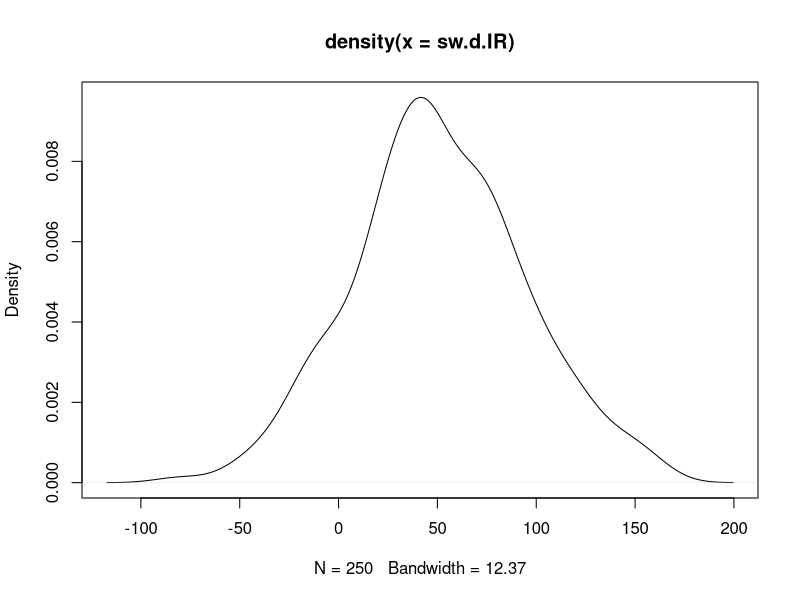
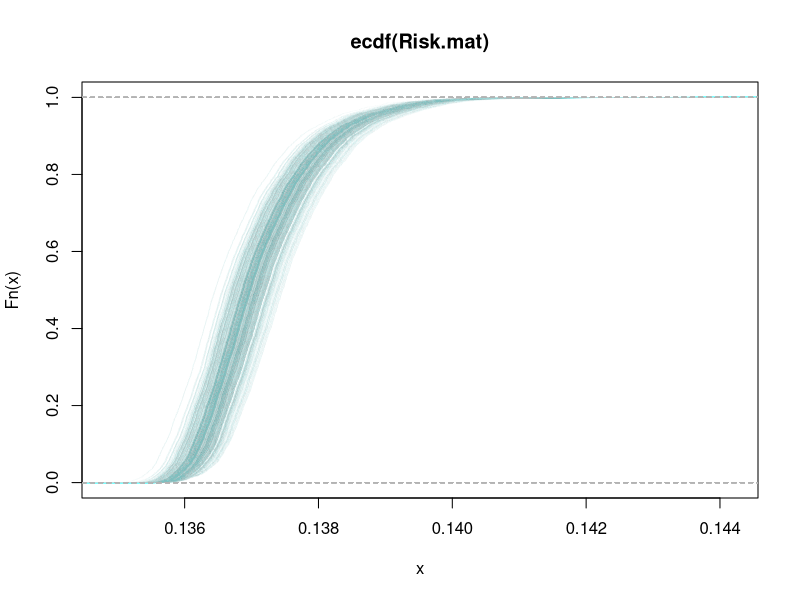

The R source for these figures, in order: (Note: this script raises an error after producing the figures.)
# A 2-D Monte Carlo simulation for the daily microbial exposure from drinking
# water consumption, swimming in surface water, and shellfish consumption
# for Example 6.18 from Quantitative Microbial Risk Assessment, 2nd Edition
# by Charles N. Haas, Joan B. Rose, and Charles P. Gerba. (Wiley, 2014).

# Copyright (c) Jane Pouzou
# License: CC BY-SA 4.0 - https://creativecommons.org/licenses/by-sa/4.0/

# ---------------------------------------------------------------------
# Perform a 2-D Monte Carlo simulation
# ---------------------------------------------------------------------

# ----------------
# Clear workspace
# ----------------

# Clear the workspace, unless you are running in knitr context.
if (!isTRUE(getOption('knitr.in.progress'))) {
    closeAllConnections()
    rm(list = ls())
}

# ------------
# Set options
# ------------

# Set display options for use with the print() function.
options(digits = 5)

# -----------------
# Define variables
# -----------------

# Define the deterministic factors.
shellfish.viral.load <- 1  # Shellfish viral loading (viruses/g)
dw.viral.load <- 0.001     # Drinking water viral loading (viruses/L)
shellfish.cons.g <- 0.135  # Shellfish consumption (viruses/day)
sw.viral.load <- 0.1       # Swimming in surface water viral loading (viruses/L)
sw.frequency <- 7          # Swimming frequency (swims/year)

# Define an integer to use when setting the seed of the random number generator.
seed <- 1

# Define an empty matrix to hold the simulation results.
Risk.mat <- matrix(as.numeric(NA), nrow = 5000, ncol = 250)

# -----------------
# Define functions
# -----------------

# Define a function to calculate estimated exposure risk.
Risk.fcn <- function(shellfish.vl, shellfish.cons.g, water.cons.L, dw.vl, 
                     sw.vl, sw.daily.IR, sw.duration, sw.frequency) {
    ((shellfish.vl * shellfish.cons.g) + (water.cons.L * dw.vl) + 
         ((sw.vl * (sw.daily.IR * sw.duration * sw.frequency)) / 365 / 1000))
}

# ------------------------
# Run a 2-D MC simulation
# ------------------------

# Generate 250 random samples from a normal distribution to estimate 
# ingestion rate (IR) in mL of surface water. The standard deviation 
# value of 45 used here is a fictitious example.
set.seed(seed)
sw.d.IR <- rnorm(250, mean = 50, sd = 45)

# Plot the kernel density estimates for surface water.
plot(density(sw.d.IR))

# Run 250 iterations of a 5000-sample simulation.
for (i in 1:250) {
    # Generate 5000 random samples from a log-normal distribution to estimate 
    # exposure from consumption of drinking water (ml/day). Divide by 1000 
    # mL/L to get consumption in liters/day.  Values for meanlog and sdlog 
    # are from the QMRA textbook (Haas et al. 2014), page 216, Table 6.30.
    set.seed(seed)
    water.cons.L <- rlnorm(n = 5000, meanlog = 7.49, sdlog = 0.407) / 1000
    
    # Plot the kernel density estimates for drinking water.
    #plot(density(water.cons.L))  # Uncomment this if you want to see these.
    
    # Sample 5000 times from a discrete distribution of swim duration with 
    # assigned probabilities of each outcome. These values are hypothetical 
    # and are not found in the text, but are defined here to provide an 
    # example of sampling from a discrete distribution.
    set.seed(seed)
    swim.duration <- sample(x = c(0.5, 1, 2, 2.6), size = 5000, 
                            replace = TRUE, prob = c(0.1, 0.1, 0.2, 0.6))
    
    # Compute 5000 daily dose simulations and store as a vector in a matrix.
    Risk.mat[,i] <- sapply(1:5000, function(j) 
        # Define a function to calculate esimated microbial exposure risk.
        Risk.fcn(water.cons.L = water.cons.L[j],
                 sw.duration = swim.duration[j],
                 shellfish.vl = shellfish.viral.load,
                 dw.vl = dw.viral.load,
                 shellfish.cons.g = shellfish.cons.g,
                 sw.vl = sw.viral.load,
                 sw.daily.IR = sw.d.IR[i],
                 sw.frequency = sw.frequency))
}

# ------------------
# Summarize results
# ------------------

# Plot the empirical cumulative distribution for the first iteration.
plot(ecdf(Risk.mat[, 1]), col = "#ADD8E605", main = 'ecdf(Risk.mat)')

# Plot empirical cumulative distributions for additional iterations in blue.
for (j in 1:250) {
    plot(ecdf(Risk.mat[, j]), col = "#ADD8E605", add = TRUE)
}

# ---------------------------------------------------------------------
# Repeat the simulation with mc2d
# ---------------------------------------------------------------------

# There are multiple ways to run the 2-D simulation depending on the 
# desired output. We will use mc() and mcmodelcut() from the mc2d package.

# --------------
# Load packages
# --------------

# Define a function to conditionally install and load a package.
load.pkg <- function(pkg) {
    if (! suppressWarnings(require(pkg, character.only = TRUE)) ) {
        install.packages(pkg, repos = 'http://cran.r-project.org')
        library(pkg, character.only = TRUE, quietly = TRUE)
    }
}

# Load required packages, installing first if necessary.
suppressMessages(load.pkg("mc2d"))
suppressMessages(load.pkg("PBSmodelling"))  # For unpackList()
# Or use library() and take your chances...

# -----------------
# Define variables
# -----------------

# Define an integer to use when setting the seed of the random number generator.
seed <- 1

# Set the number of simulations in the variability dimension.
ndvar(5000)

# Set the number of simulations in the uncertainty dimension. 
ndunc(250)

# --------------------
# Define MC functions
# --------------------

# Define a function to create mcnode objects for use by mc() and mcmodelcut().
create_mcnode_objects <- function() {
    # Values from Example 6.18 from Quantitative Microbial Risk Assessment, 
    # 2nd Edition by Charles N. Haas, Joan B. Rose, and Charles P. Gerba. 
    # (Wiley, 2014), pp. 215-216. Other fictitious values are noted below.
    
    # Return a list of mcnode objects. (V = variability, U = uncertainty)
    return(list(
        # Shellfish viral loading (viruses/g):
        shellfish.vl = mcstoc(runif, type = "V", min = 1, max = 1),
        
        # Shellfish consumption (g/day):
        shellfish.cons.g = mcstoc(runif, type = "V", min = 0.135, max = 0.135),
        
        # Drinking water viral loading (viruses/L):
        dw.vl = mcstoc(runif, type = "V", min = 0.001, max = 0.001),
        
        # Drinking water consumption (L/day):
        dw.cons.L = mcstoc(rlnorm, type = "V", meanlog = 7.49, sdlog = 0.407, 
                           seed = seed) / 1000,
        
        # Swimming in surface water viral loading (viruses/L):
        sw.vl = mcstoc(runif, type = "V", min = 0.1, max = 0.1),
        
        # Swimming daily ingestion rate (mL/hour): fictitious sd = 45
        sw.daily.IR = mcstoc(rnorm, type = "U", mean = 50, sd = 45, 
                             seed = seed, rtrunc = TRUE, linf = 0),
        
        # Swimming duration (hours): fictitious discrete distribution
        sw.duration = mcstoc(rempiricalD, type = "V", 
                             values = c(0.5, 1, 2, 2.6), 
                             prob = c(0.1, 0.1, 0.2, 0.6)),
        
        # Swimming frequency (swims/year):
        sw.frequency = mcstoc(runif, type = "V", min = 7, max = 7)))
}

# Define a function to estimate exposure risk from mcnode objects.
calc_dose <- function(mcnodes) {
    with(mcnodes, ((shellfish.vl * shellfish.cons.g) + (dw.vl * dw.cons.L) +
                       ((sw.vl * (sw.daily.IR * sw.duration * sw.frequency)) / 365 / 1000)))
}

# ------------------------
# Run a 1-D MC simulation
# ------------------------

# Create a Monte Carlo object from a set of mcnode objects.
dose1 <- mc(calc_dose(create_mcnode_objects()))

# Plot the Monte Carlo object.
plot(dose1)

# ------------------------
# Run a 2-D MC simulation
# ------------------------

# Get a character vector of mcnode names to use in Block 2 of mcmodelcut().
mcnode.names <- names(create_mcnode_objects())

# Build a mcmodelcut object for evaluation by evalmccut().
dosemccut <- mcmodelcut({
    # Evaluate a 2-D MC model using a loop to gather statistics.
    
    # Block 1: Evaluate all of the 0, V and U mcnodes. (Runs only once.)
{
    # Create the mcnode objects and and extract them from a list.
    unpackList(create_mcnode_objects())
}

# Block2: Evaluate all of the VU nodes. Loop on the uncertainty dimension.
{
    # Estimate the exposure using the V and U nodes to create a VU node.
    dose2 <- calc_dose(mget(mcnode.names))
    
    # Note: Generates a warning from using do.call(), which can be ignored.
    dose.model <- do.call(mc, mget(c(mcnode.names, "dose2"))) 
}

# Block 3: Calculate statistics in the variability dimension (within loop).
{
    list(sum = summary(dose.model), plot = plot(dose.model, draw = FALSE))
}

})

# Evaluate the 2-D Monte Carlo model using a loop on the uncertainty dimension.
# Capture the text output and print when finished to save space in the report.
capture.output(x <- evalmccut(dosemccut, nsv = 5000, nsu = 250, seed = seed))

# ------------------
# Summarize results
# ------------------

# Print a summary and a plot for the mccut object.
summary(x)
plot(x)

# Plot the empirical cumulative distribution for the estimated exposure.
expo.x <- x$plot$dose2
expo.l <- length(expo.x)
expo.y <- 1:expo.l/expo.l
plot(expo.x, expo.y, pch = 20, cex = 0.1, col = '#ADD8E604', 
     main='ecdf(dose2)', ylab = 'Fn(x)', xlab = 'x')
abline(h = 0, col = "gray", lty = 2, lwd = 2)
abline(h = 1, col = "gray", lty = 2, lwd = 2)